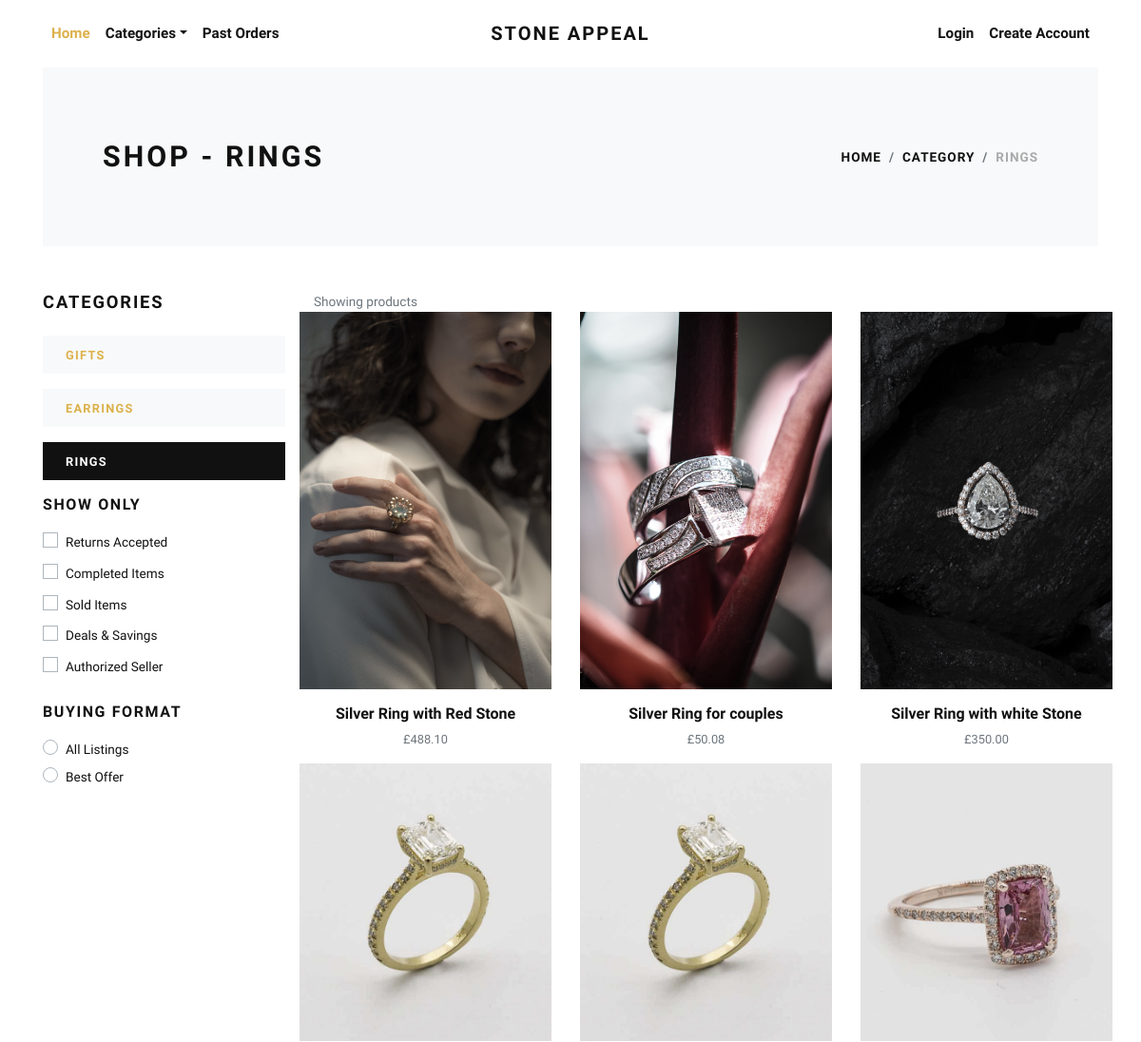
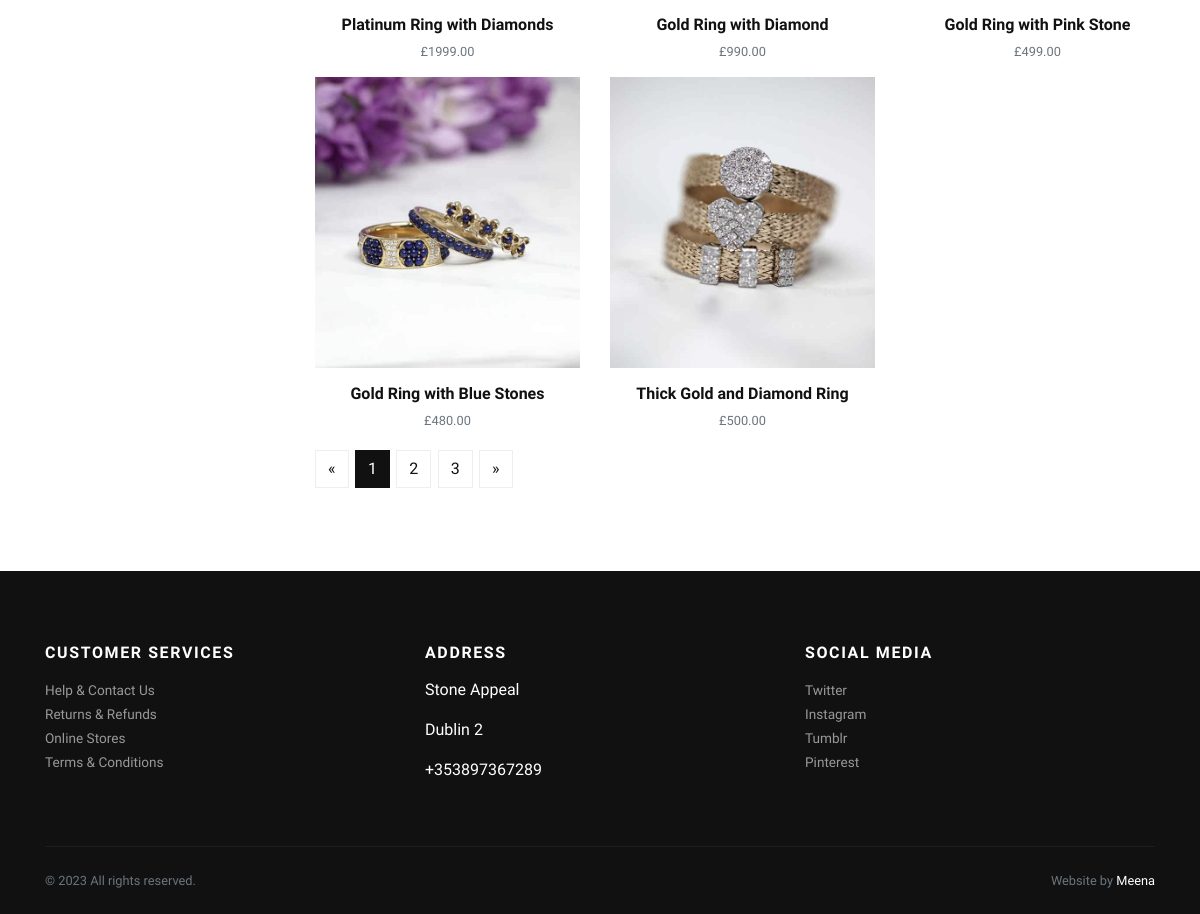
The page /rings/ on the database its author committed (2 pictures, top to bottom).
### store/models.py (models this page shows, shortened)
class Category(models.Model):
    title = models.CharField(max_length=50, verbose_name="Category Title")
    slug = models.SlugField(max_length=55, verbose_name="Category Slug")
    description = models.TextField(blank=True, verbose_name="Category Description")
    category_image = models.ImageField(upload_to='category', blank=True, null=True, verbose_name="Category Image")
    is_active = models.BooleanField(verbose_name="Is Active?")
    is_featured = models.BooleanField(verbose_name="Is Featured?")
    created_at = models.DateTimeField(auto_now_add=True, verbose_name="Created Date")
    updated_at = models.DateTimeField(auto_now=True, verbose_name="Updated Date")
    class Meta:
        verbose_name_plural = 'Categories'
        ordering = ('-created_at', )

class Product(models.Model):
    title = models.CharField(max_length=150, verbose_name="Product Title")
    slug = models.SlugField(max_length=160, verbose_name="Product Slug")
    sku = models.CharField(max_length=255, unique=True, verbose_name="Unique Product ID (SKU)")
    short_description = models.TextField(verbose_name="Short Description")
    detail_description = models.TextField(blank=True, null=True, verbose_name="Detail Description")
    product_image = models.ImageField(upload_to='product', blank=True, null=True, verbose_name="Product Image")
    price = models.DecimalField(max_digits=8, decimal_places=2)
    category = models.ForeignKey(Category, verbose_name="Product Categoy", on_delete=models.CASCADE)
    is_active = models.BooleanField(verbose_name="Is Active?")
    is_featured = models.BooleanField(verbose_name="Is Featured?")
    created_at = models.DateTimeField(auto_now_add=True, verbose_name="Created Date")
    updated_at = models.DateTimeField(auto_now=True, verbose_name="Updated Date")
    class Meta:
        verbose_name_plural = 'Products'
        ordering = ('-created_at', )

### store/views.py (the view)
# urls.py: path('<slug:slug>/', views.category_products, name="category-products"),
def category_products(request, slug):
    category = get_object_or_404(Category, slug=slug)
    products = Product.objects.filter(is_active=True, category=category)
    categories = Category.objects.filter(is_active=True)
    context = {
        'category': category,
        'products': products,
        'categories': categories,
    }
    return render(request, 'store/category_products.html', context)

### templates/store/category_products.html (shortened to what this page needs)
{% extends 'base.html' %}
{% load static %}
    {% block content %}
      <div class="container">
        <section class="py-5 bg-light">
          <div class="container">
            <div class="row px-4 px-lg-5 py-lg-4 align-items-center">
              <div class="col-lg-6">
                <h1 class="h2 text-uppercase mb-0">Shop - {{category.title}}</h1>
              </div>
              <div class="col-lg-6 text-lg-right">
                <nav aria-label="breadcrumb">
                  <ol class="breadcrumb justify-content-lg-end mb-0 px-0">
                    <li class="breadcrumb-item"><a href="{% url 'store:home' %}">Home</a></li>
                    <li class="breadcrumb-item"><a href="{% url 'store:all-categories' %}">Category</a></li>
                    <li class="breadcrumb-item active" aria-current="page">{{category.title}}</li>
                  </ol>
                </nav>
              </div>
            </div>
          </div>
        </section>
        <section class="py-5">
          <div class="container p-0">
            <div class="row">
              <div class="col-lg-3 order-2 order-lg-1">
                <h5 class="text-uppercase mb-4">Categories</h5>
                {% if categories %}
                  {% for cat in categories %}
                    <a href="{% url 'store:category-products' cat.slug %}">
                      <div class="py-2 px-4 {% if category == cat %}bg-dark text-white {% else %}bg-light{% endif %} mb-3">
                        <strong class="small text-uppercase font-weight-bold">{{cat.title}}</strong>
                      </div>
                    </a>
                  {% endfor %}
                {% endif %}
                <h6 class="text-uppercase mb-3">Show only</h6>
                <div class="custom-control custom-checkbox mb-1">
                  <label class="custom-control-label text-small" for="customCheck1">Returns Accepted</label>
                </div>
                <div class="custom-control custom-checkbox mb-1">
                  <label class="custom-control-label text-small" for="customCheck3">Completed Items</label>
                </div>
                <div class="custom-control custom-checkbox mb-1">
                  <label class="custom-control-label text-small" for="customCheck4">Sold Items</label>
                </div>
                <div class="custom-control custom-checkbox mb-1">
                  <label class="custom-control-label text-small" for="customCheck5">Deals &amp; Savings</label>
                </div>
                <div class="custom-control custom-checkbox mb-4">
                  <label class="custom-control-label text-small" for="customCheck6">Authorized Seller</label>
                </div>
                <h6 class="text-uppercase mb-3">Buying format</h6>
                <div class="custom-control custom-radio">
                  <label class="custom-control-label text-small" for="customRadio1">All Listings</label>
                </div>
                <div class="custom-control custom-radio">
                  <label class="custom-control-label text-small" for="customRadio2">Best Offer</label>
                </div>
              </div>
              <div class="col-lg-9 order-1 order-lg-2 mb-5 mb-lg-0">
                <div class="row mb-3 align-items-center">
                  <div class="col-lg-6 mb-2 mb-lg-0">
                    <p class="text-small text-muted mb-0">Showing products</p>
                  </div>
                <div class="row">
                  {% if products %}
                    {% for product in products %}
                      <div class="col-lg-4 col-sm-6">
                        <div class="product text-center">
                          <div class="mb-3 position-relative">
                            <a class="d-block" href="{% url 'store:product-detail' product.slug %}">
                              {% if product.product_image %}
                                <img class="img-fluid w-100" src="{{product.product_image.url}}" alt="{{product.title}}">
                              {% endif %}
                            </a>
                          </div>
                          <h6> <a class="reset-anchor" href="{% url 'store:product-detail' product.slug %}">{{product.title}}</a></h6>
                          <p class="small text-muted">£{{product.price}}</p>
                        </div>
                      </div>
                    {% endfor %}
                  {% endif %}
                </div>
                <nav aria-label="Page navigation example">
                  <ul class="pagination justify-content-center justify-content-lg-end">
                    <li class="page-item"><a class="page-link" href="#" aria-label="Previous"><span aria-hidden="true">«</span></a></li>
                    <li class="page-item active"><a class="page-link" href="#">1</a></li>
                    <li class="page-item"><a class="page-link" href="#">2</a></li>
                    <li class="page-item"><a class="page-link" href="#">3</a></li>
                    <li class="page-item"><a class="page-link" href="#" aria-label="Next"><span aria-hidden="true">»</span></a></li>
                  </ul>
                </nav>
              </div>
            </div>
          </div>
        </section>
      </div>
      {% endblock content %}

### templates/base.html (shortened to what this page needs)
{% load static %}
<!DOCTYPE html>
<html>
  <head>
    <link rel="stylesheet" href="{% static 'vendor/bootstrap/css/bootstrap.min.css' %}">
    <link rel="stylesheet" href="{% static 'vendor/lightbox2/css/lightbox.min.css' %}">
    <link rel="stylesheet" href="{% static 'vendor/nouislider/nouislider.min.css' %}">
    <link rel="stylesheet" href="{% static 'vendor/bootstrap-select/css/bootstrap-select.min.css' %}">
    <link rel="stylesheet" href="{% static 'vendor/owl.carousel2/assets/owl.carousel.min.css' %}">
    <link rel="stylesheet" href="{% static 'vendor/owl.carousel2/assets/owl.theme.default.css' %}">
    <link rel="stylesheet" href="{% static 'css/style.default.css' %}" id="theme-stylesheet">
    <link rel="stylesheet" href="{% static 'css/custom.css' %}">
  </head>
  <body>
    <div class="page-holder">
      {% include 'navbar.html' %}
      {% block content %}
      {% endblock content %}
      {% include 'footer.html' %}
      {% include 'scripts.html' %}

### templates/navbar.html (shortened to what this page needs)
{% load static %}
      <header class="header bg-white">
        <div class="container px-0 px-lg-3">
          <nav class="navbar navbar-expand-lg navbar-light py-3 px-lg-0"><a class="navbar-brand" href="{% url 'store:home' %}"><span class="font-weight-bold text-uppercase text-dark">Stone Appeal</span></a>
            <div class="collapse navbar-collapse" id="navbarSupportedContent">
              <ul class="navbar-nav mr-auto">
                <li class="nav-item">
                  <a class="nav-link active" href="{% url 'store:home' %}">Home</a>
                </li>
                <li class="nav-item dropdown"><a class="nav-link dropdown-toggle" id="pagesDropdown" href="#" data-toggle="dropdown" aria-haspopup="true" aria-expanded="false">Categories</a>
                </li>
                <li class="nav-item">
                  <a class="nav-link" href="{% url 'store:orders' %}">Past Orders</a>
                </li>
              </ul>
              <ul class="navbar-nav ml-auto">
                {% if request.user.is_authenticated %}
                  <li class="nav-item"><a class="nav-link" href="{% url 'store:cart' %}"> <i class="fas fa-dolly-flatbed mr-1 text-gray"></i>Cart<small class="text-gray">({{cart_items.count}})</small></a></li>
                  <li class="nav-item"><a class="nav-link" href="#"> <i class="far fa-heart mr-1"></i><small class="text-gray"> (0)</small></a></li>
                  {% comment %} <li class="nav-item"><a class="nav-link" href="#"> <i class="fas fa-user-alt mr-1 text-gray"></i>My Account</a></li> {% endcomment %}
                  <li class="nav-item dropdown"><a class="nav-link dropdown-toggle" id="pagesDropdown" href="#" data-toggle="dropdown" aria-haspopup="true" aria-expanded="false"><i class="fas fa-user-alt mr-1 text-gray"></i>My Account</a></a>
                  <div class="dropdown-menu mt-3" aria-labelledby="pagesDropdown">
                      <a class="dropdown-item border-0 transition-link" href="{% url 'store:profile' %}">Profile</a>
                      <a class="dropdown-item border-0 transition-link" href="{% url 'store:cart' %}">Cart</a>
                      <a class="dropdown-item border-0 transition-link" href="{% url 'store:orders' %}">Orders</a>
                      <a class="dropdown-item border-0 transition-link" href="{% url 'store:password-change' %}">Change Password</a>
                    <hr>
                    <a class="dropdown-item border-0 transition-link" href="{% url 'store:logout' %}">Log Out</a>
                </li>
                {% else %}
                  <li class="nav-item"><a class="nav-link" href="{% url 'store:login' %}">Login</a></li>
                  <li class="nav-item"><a class="nav-link" href="{% url 'store:register' %}">Create Account</a></li>
                {% endif %}
              </ul>
            </div>
          </nav>
        </div>
      </header>

### templates/footer.html
<footer class="bg-dark text-white">
        <div class="container py-4">
          <div class="row py-5">
            <div class="col-md-4 mb-3 mb-md-0">
              <h6 class="text-uppercase mb-3">Customer services</h6>
              <ul class="list-unstyled mb-0">
                <li><a class="footer-link" href="#">Help &amp; Contact Us</a></li>
                <li><a class="footer-link" href="#">Returns &amp; Refunds</a></li>
                <li><a class="footer-link" href="#">Online Stores</a></li>
                <li><a class="footer-link" href="#">Terms &amp; Conditions</a></li>
              </ul>
            </div>
            <div class="col-md-4 mb-3 mb-md-0">
              <h6 class="text-uppercase mb-3">Address</h6>
                <p> Stone Appeal</p>
                <p> Dublin 2</p>
                <p>+353897367289</p>
            </div>
            <div class="col-md-4">
              <h6 class="text-uppercase mb-3">Social media</h6>
              <ul class="list-unstyled mb-0">
                <li><a class="footer-link" href="#">Twitter</a></li>
                <li><a class="footer-link" href="#">Instagram</a></li>
                <li><a class="footer-link" href="#">Tumblr</a></li>
                <li><a class="footer-link" href="#">Pinterest</a></li>
              </ul>
            </div>
          </div>
          <div class="border-top pt-4" style="border-color: #1d1d1d !important">
            <div class="row">
              <div class="col-lg-6">
                <p class="small text-muted mb-0">&copy; 2023 All rights reserved.</p>
              </div>
              <div class="col-lg-6 text-lg-right">
                <p class="small text-muted mb-0">Website by <a class="text-white reset-anchor" href="https://www.youtube.com/vijaythapa" target="_blank">Meena</a></p>
              </div>
            </div>
          </div>
        </div>
      </footer>

### templates/scripts.html (shortened to what this page needs)
{% load static %}
      <link rel="stylesheet" href="https://use.fontawesome.com/releases/v5.7.1/css/all.css">
    </div>
  </body>
</html>

### rows shown on the page
Category: title "RINGS"
Category: title "GIFTS"
Category: title "EARRINGS"
Product: product_image (picture), title "Silver Ring with Red Stone", price "488.10"
Product: product_image (picture), title "Silver Ring for couples", price "50.08"
Product: product_image (picture), title "Silver Ring with white Stone", price "350.00"
Product: product_image (picture), title "Platinum Ring with Diamonds", price "1999.00"
Product: product_image (picture), title "Gold Ring with Diamond", price "990.00"
Product: product_image (picture), title "Gold Ring with Pink Stone", price "499.00"
Product: product_image (picture), title "Gold Ring with Blue Stones", price "480.00"
Product: product_image (picture), title "Thick Gold and Diamond Ring", price "500.00"
